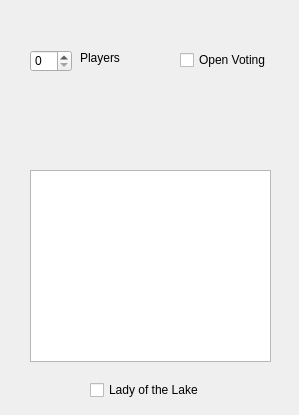
<?xml version="1.0" encoding="UTF-8"?>
<ui version="4.0">
 <class>CreateServerWindow</class>
 <widget class="QDialog" name="CreateServerWindow">
  <property name="geometry">
   <rect>
    <x>0</x>
    <y>0</y>
    <width>299</width>
    <height>415</height>
   </rect>
  </property>
  <property name="windowTitle">
   <string>Dialog</string>
  </property>
  <widget class="QListView" name="listView">
   <property name="geometry">
    <rect>
     <x>30</x>
     <y>170</y>
     <width>241</width>
     <height>192</height>
    </rect>
   </property>
  </widget>
  <widget class="QSpinBox" name="spinBox">
   <property name="geometry">
    <rect>
     <x>30</x>
     <y>50</y>
     <width>42</width>
     <height>22</height>
    </rect>
   </property>
  </widget>
  <widget class="QCheckBox" name="checkBox">
   <property name="geometry">
    <rect>
     <x>180</x>
     <y>50</y>
     <width>101</width>
     <height>20</height>
    </rect>
   </property>
   <property name="text">
    <string>Open Voting</string>
   </property>
  </widget>
  <widget class="QCheckBox" name="checkBox_2">
   <property name="geometry">
    <rect>
     <x>90</x>
     <y>380</y>
     <width>121</width>
     <height>20</height>
    </rect>
   </property>
   <property name="text">
    <string>Lady of the Lake</string>
   </property>
  </widget>
  <widget class="QLabel" name="label">
   <property name="geometry">
    <rect>
     <x>80</x>
     <y>50</y>
     <width>55</width>
     <height>16</height>
    </rect>
   </property>
   <property name="text">
    <string>Players</string>
   </property>
  </widget>
 </widget>
 <resources/>
 <connections/>
</ui>
